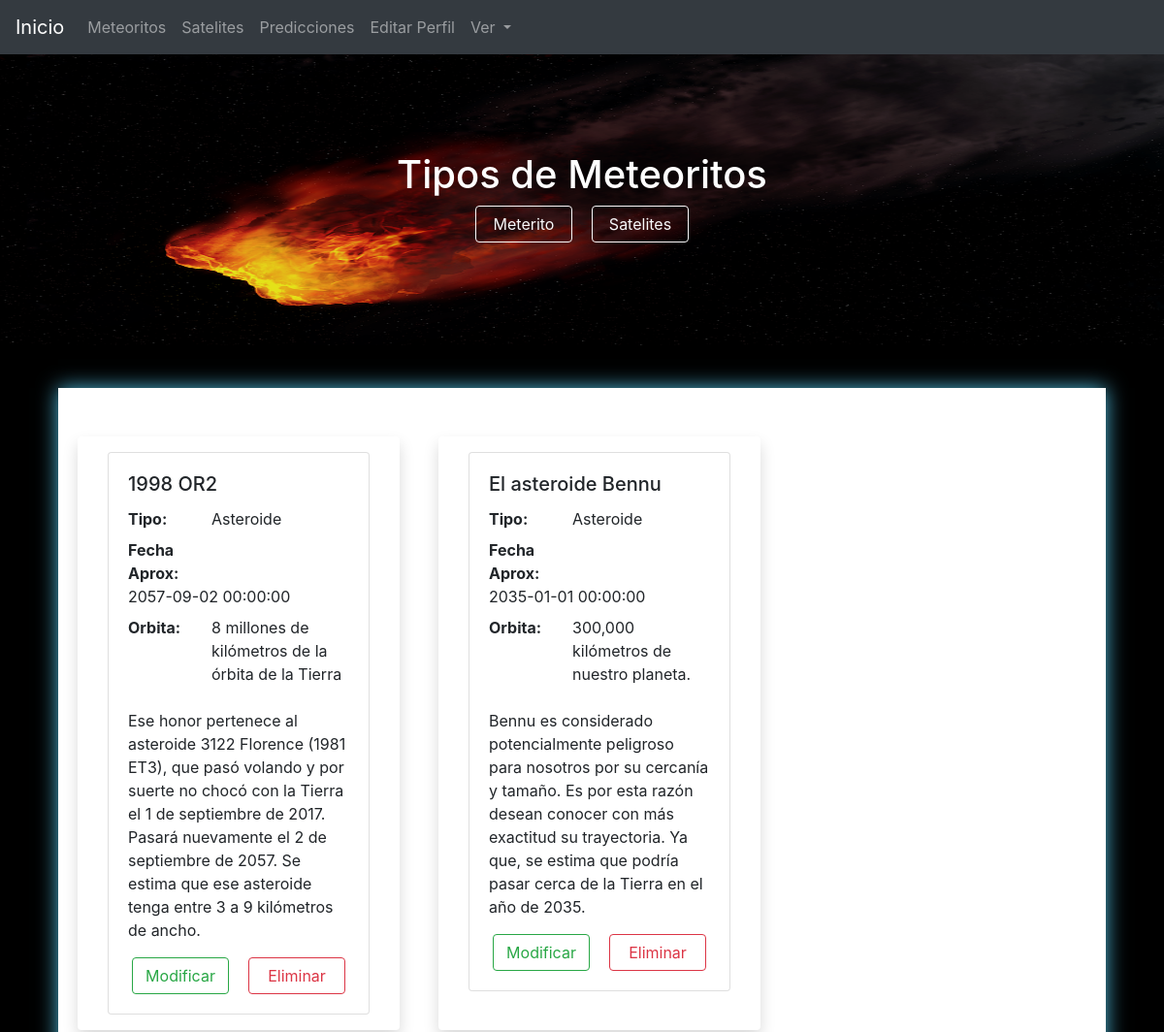
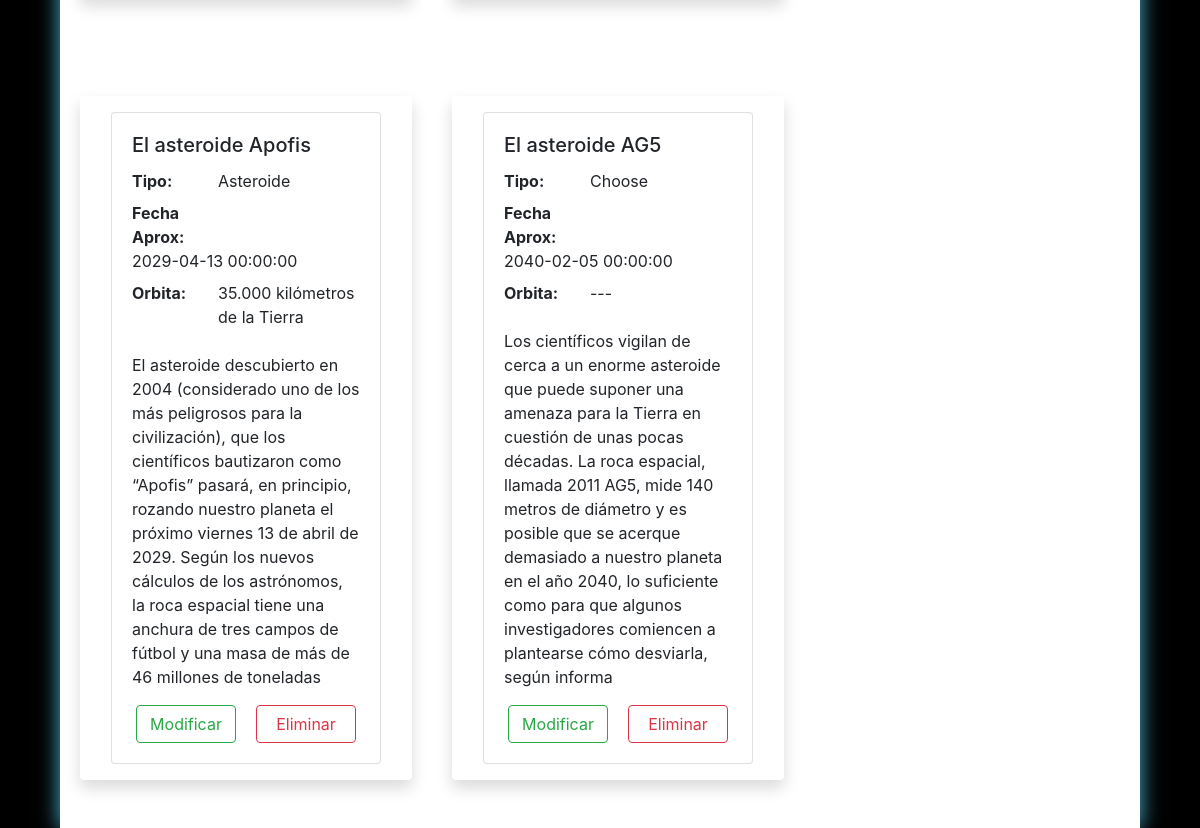
The page /TP15/php/verPredicciones.php on the database its author committed (2 pictures, top to bottom).
### tables this page shows
CREATE TABLE `prediccion` (
  `id` int(11) NOT NULL,
  `newMeteorito` text NOT NULL,
  `tipo` text NOT NULL,
  `fechaAprox` datetime NOT NULL,
  `orbita` text NOT NULL,
  `info` text NOT NULL
);

### TP15/php/verPredicciones.php (the view, shortened to what this page needs)
<?php
    include("conexion.php")
?>
<!DOCTYPE html>
<html lang="en">
<head>
    <link rel="stylesheet" href="https://cdn.jsdelivr.net/npm/bootstrap@4.5.3/dist/css/bootstrap.min.css">
</head>
<body style="background-color: black">
    <nav class="navbar navbar-expand-lg navbar navbar-dark bg-dark">
        <a class="navbar-brand" href="inicio.php">Inicio</a>
        <div class="collapse navbar-collapse" id="navbarNavAltMarkup">
            <div class="navbar-nav">
                <a class="nav-link" href="meteoritos.php">Meteoritos</a>
                <a class="nav-link" href="satelites.php">Satelites</a>
                <a class="nav-link" href="predicciones.php">Predicciones</a>
                <a class="nav-link" href="perfil.php">Editar Perfil</a>
                <li class="nav-item dropdown">
                    <a class="nav-link dropdown-toggle" href="#" id="navbarDropdown" role="button" data-toggle="dropdown" aria-haspopup="true" aria-expanded="false">
                        Ver
                    </a>
                </li>
            </div>
        </div>
    </nav>
    <header style="width: 100%;">
        <img src="../img/fondo.png" alt="" width="100%" height="300px">
        <h1 style="text-align: center; margin-top: -200px; color: white;">Tipos de Meteoritos</h1>
        <div class="d-flex justify-content-center">
            <a style="width: 100px; margin-right: 20px;" type="button" class="btn btn-outline-light" href="verMeteorito.php">Meterito</a>
            <a style="width: 100px;" type="button" class="btn btn-outline-light" href="verSatelite.php" >Satelites</a>
        </div>
    </header>
    <div class="mx-auto" style="width: 90%; margin-top: 150px; background-color: white; box-shadow: 0 0 20px rgb(78, 185, 218);">
        <div class="container">
            <div class="row">
            <?php
                $query = "SELECT * FROM prediccion";
                $envio = $conexion->query($query);
                while($row=$envio->fetch_assoc()){
                    ?>
                <div class="shadow p-3 mb-5 bg-white rounded" style="margin: 20px; margin-top: 50px;">
                    <div class="col" style="background-color: white;  width: 100%; max-width: 300px; ">
                        <div class="card" style="width: 100%;">
                            <div class="card-body">
                                <h5 class="card-title"> <?php echo $row['newMeteorito'] ?> </h5>
                                <dl class="row">
                                    <dt class="col-sm-4">Tipo:</dt>
                                    <dd class="col-sm-7"> <?php echo $row['tipo'] ?> </dd>
                                    <dt class="col-sm-6">Fecha Aprox:</dt>
                                    <dd class="col-sm-12"> <?php echo $row['fechaAprox'] ?> </dd>
                                    <dt class="col-sm-4">Orbita:</dt>
                                    <dd class="col-sm-8"> <?php echo $row['orbita'] ?> </dd>
                                </dl>
                                <p class="card-text"> <?php echo $row['info'] ?> </p>
                                <div class="d-flex justify-content-center">
                                    <a style="width: 100px; margin-right: 20px;" class="btn btn-outline-success" href="editarMeteo.php?id=<?php echo $row['id']; ?>">Modificar</a>
                                    <a style="width: 100px;" class="btn btn-outline-danger" href="eliminarPredicciones.php?id=<?php echo $row['id']; ?>" >Eliminar</a>
                                </div>
                            </div>
                        </div>
                    </div>
                </div>
                <?php } ?>
            </div>
        </div>
    </div>
</body>
</html>

### TP15/php/verPredicciones.php (style rules this page uses)
* { padding: 0; margin: 0; }

### rows shown on the page
prediccion: newMeteorito "1998 OR2", tipo "Asteroide", fechaAprox "2057-09-02 00:00:00", orbita "8 millones de kilómetros de la órbita de la Tierra", info "Ese honor pertenece al asteroide 3122 Florence (1981 ET3), que pasó volando y por suerte no chocó con la Tierra el 1 de septiembre de 2017. Pasará nuevamente el 2 de septiembre de 2057. Se estima que ese asteroide tenga entre 3 a 9 kilómetros de ancho.", $row['id'] 1 (drawn)
prediccion: newMeteorito "El asteroide Bennu", tipo "Asteroide", fechaAprox "2035-01-01 00:00:00", orbita "300,000 kilómetros de nuestro planeta.", info "Bennu es considerado potencialmente peligroso para nosotros por su cercanía y tamaño. Es por esta razón desean conocer con más exactitud su trayectoria. Ya que, se estima que podría pasar cerca de la Tierra en el año de 2035."
prediccion: newMeteorito "El asteroide Apofis", tipo "Asteroide", fechaAprox "2029-04-13 00:00:00", orbita "35.000 kilómetros de la Tierra", info "El asteroide descubierto en 2004 (considerado uno de los más peligrosos para la civilización), que los científicos bautizaron como “Apofis” pasará, en principio, rozando nuestro planeta el próximo viernes 13 de abril de 2029. Según los nuevos cálculos de los astrónomos, la roca espacial tiene una anchura de tres campos de fútbol y una masa de más de 46 millones de toneladas"
prediccion: newMeteorito "El asteroide AG5", tipo "Choose", fechaAprox "2040-02-05 00:00:00", orbita "---", info "Los científicos vigilan de cerca a un enorme asteroide que puede suponer una amenaza para la Tierra en cuestión de unas pocas décadas. La roca espacial, llamada 2011 AG5, mide 140 metros de diámetro y es posible que se acerque demasiado a nuestro planeta en el año 2040, lo suficiente como para que algunos investigadores comiencen a plantearse cómo desviarla, según informa"
